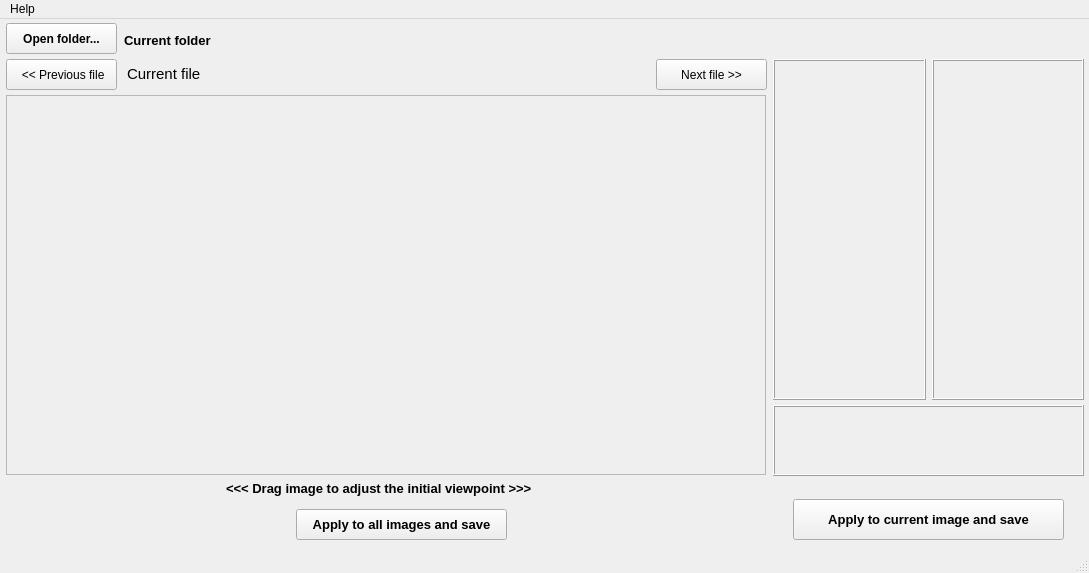
<?xml version="1.0" encoding="UTF-8"?>
<ui version="4.0">
 <class>PanoTwistClass</class>
 <widget class="QMainWindow" name="PanoTwistClass">
  <property name="geometry">
   <rect>
    <x>0</x>
    <y>0</y>
    <width>1089</width>
    <height>573</height>
   </rect>
  </property>
  <property name="windowTitle">
   <string>PanoTwist</string>
  </property>
  <property name="windowIcon">
   <iconset resource="panotwist.qrc">
    <normaloff>:/PanoTwist/lensIcon.ico</normaloff>:/PanoTwist/lensIcon.ico</iconset>
  </property>
  <widget class="QWidget" name="centralWidget">
   <widget class="QPushButton" name="bnOpenFolder">
    <property name="geometry">
     <rect>
      <x>6</x>
      <y>4</y>
      <width>111</width>
      <height>31</height>
     </rect>
    </property>
    <property name="font">
     <font>
      <pointsize>9</pointsize>
      <weight>75</weight>
      <bold>true</bold>
     </font>
    </property>
    <property name="text">
     <string>Open folder...</string>
    </property>
   </widget>
   <widget class="QLabel" name="labelCurrentFolder">
    <property name="geometry">
     <rect>
      <x>124</x>
      <y>11</y>
      <width>1001</width>
      <height>20</height>
     </rect>
    </property>
    <property name="font">
     <font>
      <pointsize>10</pointsize>
      <weight>75</weight>
      <italic>false</italic>
      <bold>true</bold>
     </font>
    </property>
    <property name="text">
     <string>Current folder</string>
    </property>
   </widget>
   <widget class="QPushButton" name="bnPrevFile">
    <property name="geometry">
     <rect>
      <x>6</x>
      <y>40</y>
      <width>111</width>
      <height>31</height>
     </rect>
    </property>
    <property name="text">
     <string> &lt;&lt; Previous file</string>
    </property>
   </widget>
   <widget class="QPushButton" name="bnNextFile">
    <property name="geometry">
     <rect>
      <x>656</x>
      <y>40</y>
      <width>111</width>
      <height>31</height>
     </rect>
    </property>
    <property name="text">
     <string>Next file &gt;&gt;</string>
    </property>
   </widget>
   <widget class="QLabel" name="labelCurrentFile">
    <property name="geometry">
     <rect>
      <x>127</x>
      <y>44</y>
      <width>561</width>
      <height>21</height>
     </rect>
    </property>
    <property name="font">
     <font>
      <pointsize>11</pointsize>
     </font>
    </property>
    <property name="text">
     <string>Current file</string>
    </property>
   </widget>
   <widget class="QScrollArea" name="scrollAreaImage">
    <property name="geometry">
     <rect>
      <x>6</x>
      <y>76</y>
      <width>760</width>
      <height>380</height>
     </rect>
    </property>
    <property name="minimumSize">
     <size>
      <width>200</width>
      <height>100</height>
     </size>
    </property>
    <property name="maximumSize">
     <size>
      <width>800</width>
      <height>400</height>
     </size>
    </property>
    <property name="widgetResizable">
     <bool>true</bool>
    </property>
    <widget class="QWidget" name="scrollAreaWidgetContents">
     <property name="geometry">
      <rect>
       <x>0</x>
       <y>0</y>
       <width>758</width>
       <height>378</height>
      </rect>
     </property>
    </widget>
   </widget>
   <widget class="QPushButton" name="bnApply">
    <property name="geometry">
     <rect>
      <x>793</x>
      <y>480</y>
      <width>271</width>
      <height>41</height>
     </rect>
    </property>
    <property name="font">
     <font>
      <pointsize>10</pointsize>
      <weight>75</weight>
      <bold>true</bold>
     </font>
    </property>
    <property name="text">
     <string>Apply to current image and save</string>
    </property>
   </widget>
   <widget class="QFrame" name="framePolar">
    <property name="geometry">
     <rect>
      <x>773</x>
      <y>40</y>
      <width>311</width>
      <height>341</height>
     </rect>
    </property>
    <property name="frameShape">
     <enum>QFrame::NoFrame</enum>
    </property>
    <property name="frameShadow">
     <enum>QFrame::Raised</enum>
    </property>
    <layout class="QHBoxLayout" name="horizontalLayout">
     <property name="leftMargin">
      <number>0</number>
     </property>
     <property name="topMargin">
      <number>0</number>
     </property>
     <property name="rightMargin">
      <number>0</number>
     </property>
     <property name="bottomMargin">
      <number>0</number>
     </property>
     <item>
      <widget class="QFrame" name="frameNadir">
       <property name="frameShape">
        <enum>QFrame::Box</enum>
       </property>
       <property name="frameShadow">
        <enum>QFrame::Raised</enum>
       </property>
      </widget>
     </item>
     <item>
      <widget class="QFrame" name="frameZenith">
       <property name="frameShape">
        <enum>QFrame::Box</enum>
       </property>
       <property name="frameShadow">
        <enum>QFrame::Raised</enum>
       </property>
      </widget>
     </item>
    </layout>
   </widget>
   <widget class="QLabel" name="labelDragImage">
    <property name="geometry">
     <rect>
      <x>226</x>
      <y>460</y>
      <width>451</width>
      <height>20</height>
     </rect>
    </property>
    <property name="font">
     <font>
      <pointsize>10</pointsize>
      <weight>75</weight>
      <bold>true</bold>
     </font>
    </property>
    <property name="text">
     <string>&lt;&lt;&lt;   Drag image to adjust the initial viewpoint   &gt;&gt;&gt;</string>
    </property>
   </widget>
   <widget class="QPushButton" name="bnApplyAll">
    <property name="geometry">
     <rect>
      <x>296</x>
      <y>490</y>
      <width>211</width>
      <height>31</height>
     </rect>
    </property>
    <property name="font">
     <font>
      <pointsize>10</pointsize>
      <weight>75</weight>
      <bold>true</bold>
     </font>
    </property>
    <property name="text">
     <string>Apply to all images and save</string>
    </property>
   </widget>
   <widget class="QFrame" name="frameMaxSize">
    <property name="geometry">
     <rect>
      <x>773</x>
      <y>386</y>
      <width>311</width>
      <height>71</height>
     </rect>
    </property>
    <property name="frameShape">
     <enum>QFrame::Box</enum>
    </property>
    <property name="frameShadow">
     <enum>QFrame::Raised</enum>
    </property>
   </widget>
  </widget>
  <widget class="QMenuBar" name="menuBar">
   <property name="geometry">
    <rect>
     <x>0</x>
     <y>0</y>
     <width>1089</width>
     <height>21</height>
    </rect>
   </property>
   <widget class="QMenu" name="menuHelp">
    <property name="title">
     <string>Help</string>
    </property>
    <addaction name="actionHelp"/>
    <addaction name="actionLicense"/>
    <addaction name="actionAbout"/>
   </widget>
   <addaction name="menuHelp"/>
  </widget>
  <widget class="QStatusBar" name="statusBar">
   <property name="font">
    <font>
     <pointsize>11</pointsize>
     <weight>75</weight>
     <bold>true</bold>
    </font>
   </property>
   <property name="autoFillBackground">
    <bool>false</bool>
   </property>
  </widget>
  <action name="actionHelp">
   <property name="text">
    <string>Help</string>
   </property>
  </action>
  <action name="actionAbout">
   <property name="text">
    <string>About PanoTwist</string>
   </property>
  </action>
  <action name="actionLicense">
   <property name="text">
    <string>License</string>
   </property>
  </action>
 </widget>
 <layoutdefault spacing="6" margin="11"/>
 <resources>
  <include location="panotwist.qrc"/>
 </resources>
 <connections>
  <connection>
   <sender>bnOpenFolder</sender>
   <signal>clicked()</signal>
   <receiver>PanoTwistClass</receiver>
   <slot>OnOpenFolderClicked()</slot>
   <hints>
    <hint type="sourcelabel">
     <x>99</x>
     <y>55</y>
    </hint>
    <hint type="destinationlabel">
     <x>143</x>
     <y>71</y>
    </hint>
   </hints>
  </connection>
  <connection>
   <sender>bnPrevFile</sender>
   <signal>clicked()</signal>
   <receiver>PanoTwistClass</receiver>
   <slot>OnPrevFileClicked()</slot>
   <hints>
    <hint type="sourcelabel">
     <x>104</x>
     <y>91</y>
    </hint>
    <hint type="destinationlabel">
     <x>282</x>
     <y>94</y>
    </hint>
   </hints>
  </connection>
  <connection>
   <sender>bnNextFile</sender>
   <signal>clicked()</signal>
   <receiver>PanoTwistClass</receiver>
   <slot>OnNextFileClicked()</slot>
   <hints>
    <hint type="sourcelabel">
     <x>740</x>
     <y>91</y>
    </hint>
    <hint type="destinationlabel">
     <x>635</x>
     <y>92</y>
    </hint>
   </hints>
  </connection>
  <connection>
   <sender>bnApply</sender>
   <signal>clicked()</signal>
   <receiver>PanoTwistClass</receiver>
   <slot>OnApplyClicked()</slot>
   <hints>
    <hint type="sourcelabel">
     <x>700</x>
     <y>781</y>
    </hint>
    <hint type="destinationlabel">
     <x>670</x>
     <y>551</y>
    </hint>
   </hints>
  </connection>
  <connection>
   <sender>bnApplyAll</sender>
   <signal>clicked()</signal>
   <receiver>PanoTwistClass</receiver>
   <slot>OnApplyToAllClicked()</slot>
   <hints>
    <hint type="sourcelabel">
     <x>353</x>
     <y>796</y>
    </hint>
    <hint type="destinationlabel">
     <x>302</x>
     <y>798</y>
    </hint>
   </hints>
  </connection>
  <connection>
   <sender>actionAbout</sender>
   <signal>triggered()</signal>
   <receiver>PanoTwistClass</receiver>
   <slot>OnMenuAbout()</slot>
   <hints>
    <hint type="sourcelabel">
     <x>-1</x>
     <y>-1</y>
    </hint>
    <hint type="destinationlabel">
     <x>409</x>
     <y>418</y>
    </hint>
   </hints>
  </connection>
  <connection>
   <sender>actionHelp</sender>
   <signal>triggered()</signal>
   <receiver>PanoTwistClass</receiver>
   <slot>OnMenuHelp()</slot>
   <hints>
    <hint type="sourcelabel">
     <x>-1</x>
     <y>-1</y>
    </hint>
    <hint type="destinationlabel">
     <x>409</x>
     <y>418</y>
    </hint>
   </hints>
  </connection>
  <connection>
   <sender>actionLicense</sender>
   <signal>triggered()</signal>
   <receiver>PanoTwistClass</receiver>
   <slot>OnMenuLicense()</slot>
   <hints>
    <hint type="sourcelabel">
     <x>-1</x>
     <y>-1</y>
    </hint>
    <hint type="destinationlabel">
     <x>409</x>
     <y>418</y>
    </hint>
   </hints>
  </connection>
 </connections>
 <slots>
  <slot>OnOpenFolderClicked()</slot>
  <slot>OnPrevFileClicked()</slot>
  <slot>OnNextFileClicked()</slot>
  <slot>OnRotateLeftClicked()</slot>
  <slot>OnRotateRightClicked()</slot>
  <slot>OnApplyClicked()</slot>
  <slot>OnBnUpClicked()</slot>
  <slot>OnBnDownClicked()</slot>
  <slot>OnApplyToAllClicked()</slot>
  <slot>OnMenuAbout()</slot>
  <slot>OnMenuHelp()</slot>
  <slot>OnMenuLicense()</slot>
 </slots>
</ui>
